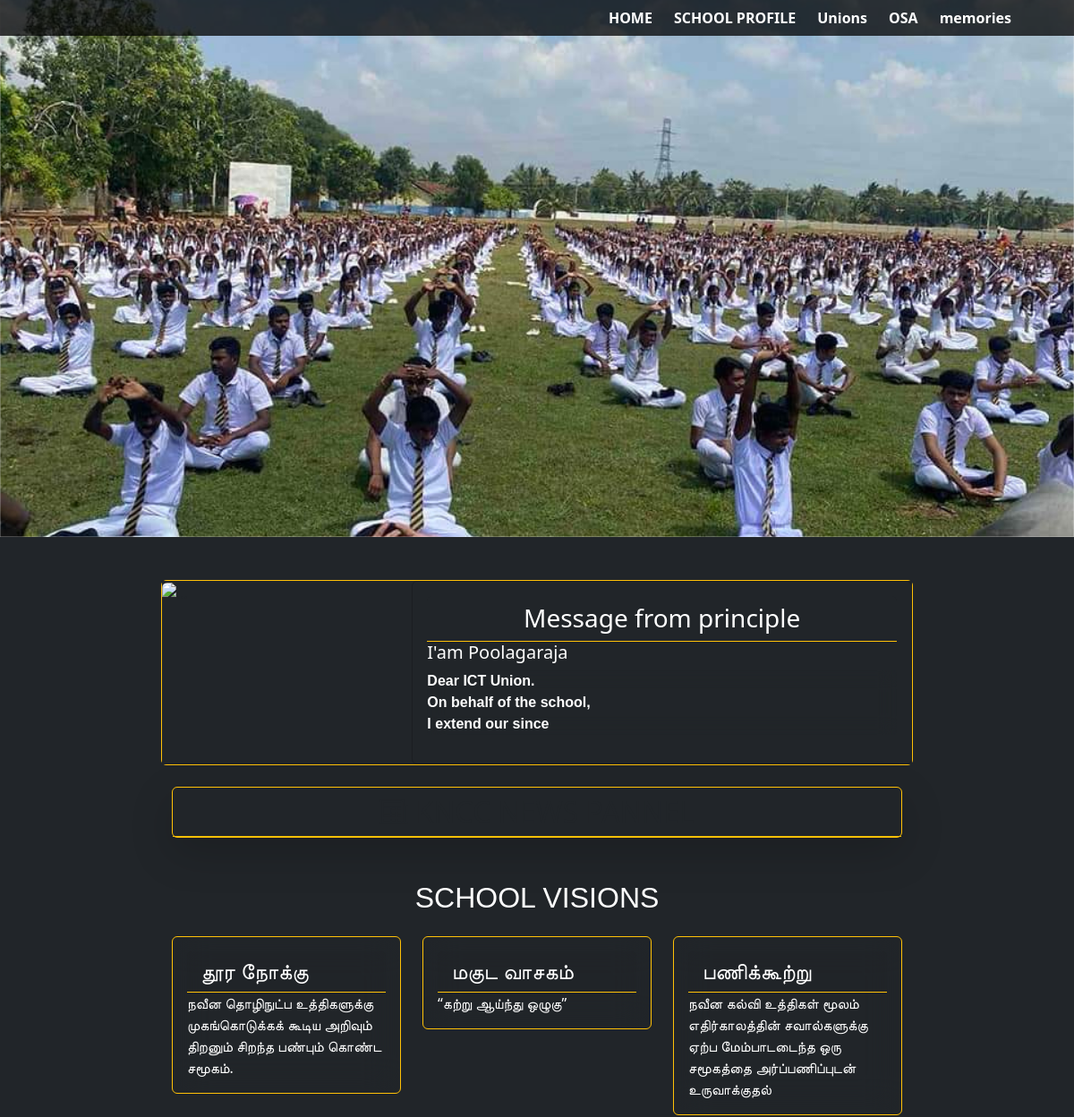
The app's page / (upper part), older data.
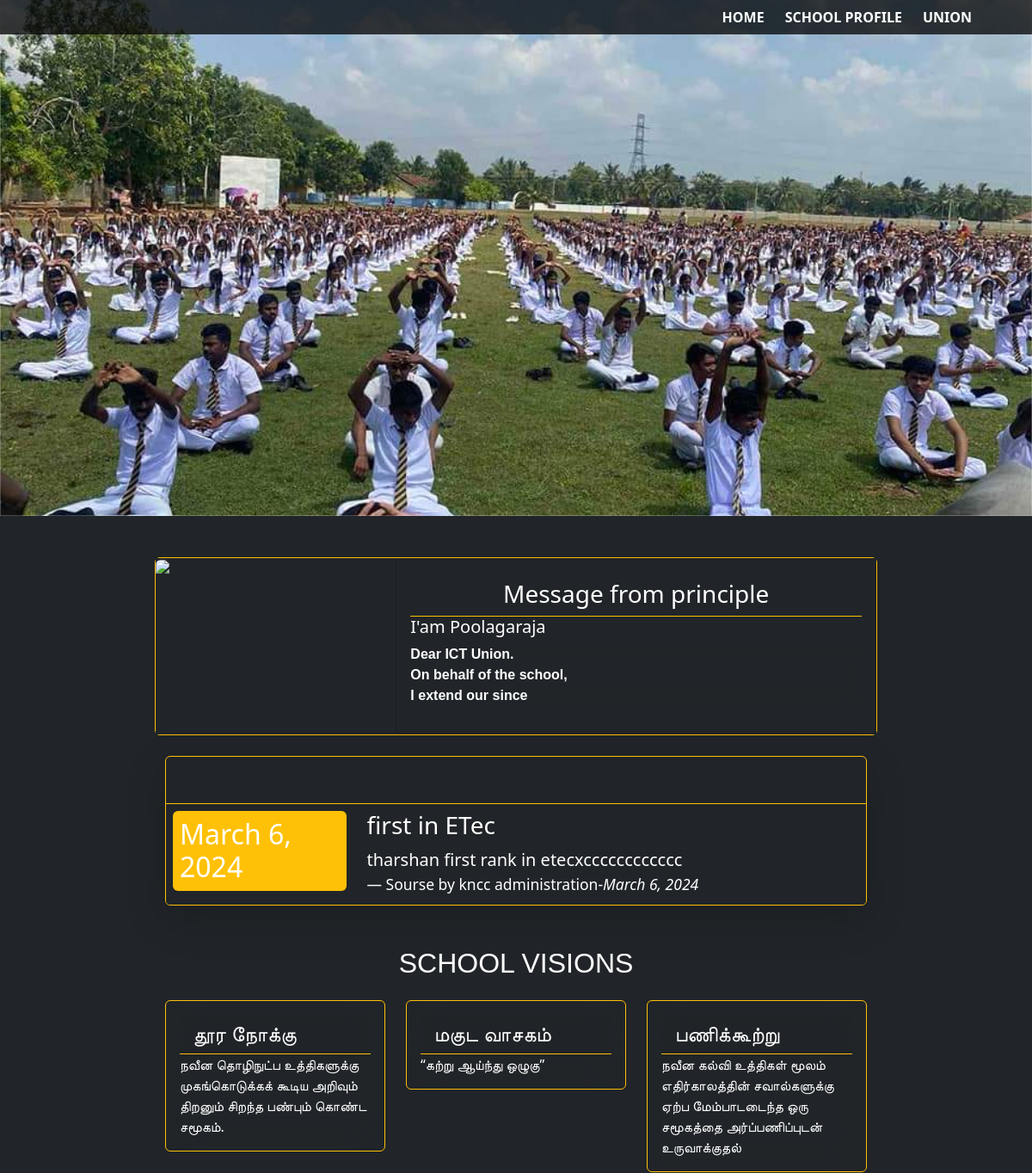
The same page, newer data.
### kcchome/models.py (models this page shows, shortened)
class  nevbar(models.Model):
    nevbrtext= models.CharField(max_length=20,primary_key=True)
    status = models.BooleanField(default=True,help_text='1-for show 0 for not show')
    order = models.IntegerField(default=None)

class news(models.Model):
    newsid = models.AutoField(primary_key=True,default=None)
    newshd=models.CharField(default=None,max_length=30,verbose_name="Head lines of News")
    newsdetails = models.CharField(default=None,max_length=70,verbose_name="Details about News")
    newsdate = models.DateField(default=None,verbose_name="enter the news date")
    status = models.BooleanField(default=True,help_text='1-for show 0 for not show')

### kcchome/views.py (the view)
# urls.py: path('', views.home,name='home'),
def home(request):
    newss= news.objects.filter(status=True).order_by('-newsdate')[:4]
    achiv = event.objects.filter(status=True).filter(homeshow=True).order_by('-eventdate')
    print(achiv)
    for achi in achiv:
        print(achi)
    return render(request,'knctem/home.html',{'nev':nev,'news':newss,'achev':achiv})

### kcchome/templates/knctem/home.html (shortened to what this page needs)
{% include 'header/header.html'%}
{% block content %}
{% load static %}
<div class="m-0 ">
    {% include 'inc1/nevv.html' %}
    {% include 'inc1/bauslider.html' %}
</div>
    <div class="mt-5">
         <div class="container rounded prince-con mx-auto p-0 ">
            <div class="card border-warning  bg-secondary" data-aos="zoom-out" >
            <div class="row   g-0">
                <div class="col-md-4 col-sm-1 position-relative bg-dark">
                    <img src="{% static 'images/oll/princ.svg' %}" class="img img-fluid prince rounded-start   d-inline "   alt="...">
                  </div>
                  <div class="col-md-8 col-sm-2 bg-dark pl-3">
                    <div class="card bg-dark text-white pl-2 ">
                    <div class="card-body d-inline pl-2">
                    <h3 class="h3 card-header border-warning "><center>Message from principle</center></h3>
                      <h5 class="card-title ml-3 text-white">I'am Poolagaraja</h5>
                      <blockquote>
                      <div class="ptext-con">
                      <p class="card-text ptxt text-white"></p>
                      </div></blockquote>
                    </div>
                    </div>
                  </div>
            </div>
        </div>
        </div>
        {% include 'inc1/news.html' %}
    <section>
        <div class="container mt-5 prince-con">
            <center><h2 class="text-white">SCHOOL  VISIONS</h2></center>
            <div class="row row-cols-lg-3 row-cols-md-3 row-cols-sm-1 ">
                <div class="col-sm-8 mt-3">
                <div class="card boybg border-warning " data-aos="fade-right" data-aos-duration="1000">
                        <div class="card-body text-white">
                            <h4 class="card-header border-warning">தூர நோக்கு</h4>
                            <p class="card-text ">
                                நவீன தொழிநுட்ப உத்திகளுக்கு முகங்கொடுக்கக் கூடிய அறிவும் திறனும் சிறந்த பண்பும் கொண்ட சமூகம்.
                            </p>
                        </div>
                </div>
                </div>
                <div class="col-sm-8 mt-3">
                    <div class="card boybg border-warning text-white" data-aos="zoom-out" data-aos-duration="1000">
                            <div class="card-body">
                                <h4 class="card-header border-warning">மகுட வாசகம்</h4>
                                <p class="card-text">
                                    “கற்று ஆய்ந்து ஒழுகு”
                                </p>
                            </div>
                    </div>
                    </div>
                    <div class="col-sm-8 mt-3">
                        <div class="card boybg border-warning text-white" data-aos="fade-left" data-aos-duration="1000">
                                <div class="card-body">
                                    <h4 class="card-header border-warning">பணிக்கூற்று
                                    </h4>
                                    <p class="card-text">
                                        நவீன கல்வி உத்திகள் மூலம் எதிர்காலத்தின் சவால்களுக்கு ஏற்ப மேம்பாடடைந்த ஒரு சமூகத்தை அர்ப்பணிப்புடன் உருவாக்குதல்
                                    </p>
                                </div>
                        </div>
                        </div>
            </div>
        </div>
        </section>
        </div>
{% endblock content %}

### kcchome/templates/inc1/nevv.html (shortened to what this page needs)
{% load static %}
<nav class="navbar navbar-expand-lg  nnev p-0 ">
    <div class="container">
      <div class="collapse navbar-collapse justify-content-end" id="navbarNavDropdown">
        <ul class="navbar-nav mx-3">
          <li class="nav-item dropdown nevbtton rounded mx-1">
            <a class="nav-link text-white" href="{% url 'home' %}" role="button"  aria-expanded="false">
              HOME
            </a>
          </li>
          <li class="nav-item dropdown nevbtton rounded mx-1">
            <a class="nav-link text-white" href="{% url 'home' %}" role="button"  aria-expanded="false">
              SCHOOL PROFILE
            </a>
          </li>
          {% for x in nev %}
            <li class="nav-item dropdown rounded nevbtton mx-1">
                <a class="nav-link text-white" href="{% url 'home' %}" role="button" data-bs-toggle="dropdown" aria-expanded="True">
                  {{x.nevbrtext}}
                </a>
              </li>
              {% endfor %}
        </ul>
      </div>
    </div>
  </nav>

### kcchome/templates/inc1/news.html
<section class="bg-dark">
<div class="container prince-con mx-auto mt-4">
    <div class=" card border-warning text-dark shadow-lg bg-dark" data-aos="fade-up"
    data-aos-anchor-placement="center-bottom">
        <h2 class="card-header h2 border-warning text-center">
            <i class="bi bi-newspaper"></i> KNCC NEWS PANNEL
        </h2>
        <ul class="list-group list-group-flush text-white ">
          {% for news in news %}
            <li class="list-group-item bg-dark  border-warning">
              <div class="row">
                <div class="col-3 bg-warning h2 justify-content-center rounded text-white p-2 mx-1  sm-col-1 d-inline ">{{ news.newsdate|date }}</div>
                <blockquote class="blockquote  text-white mb-0 mx-2 col">
                <h4 class="h3">{{ news.newshd }}</h4>
                <p class="body-text">{{ news.newsdetails }}</p>
                <footer class="blockquote-footer text-white">Sourse by kncc administration-<cite title="Source Title">{{ news.newsdate }}</cite></footer>
              </blockquote></div>
                </li>
            {% endfor %}
          </ul>
      </div>
</div>
</section>

Row changes from the older to the newer data that the page shows:
removed nevbar: nevbrtext "Unions"
removed nevbar: nevbrtext "OSA"
removed nevbar: nevbrtext "memories"
added nevbar: nevbrtext "UNION"
added news: newsdate "March 6, 2024", newshd "first in ETec", newsdetails "tharshan first rank in etecxcccccccccccc"
